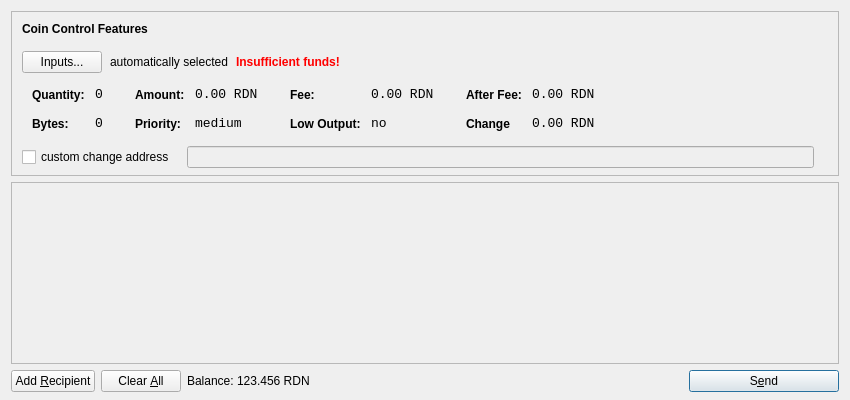
<?xml version="1.0" encoding="UTF-8"?>
<ui version="4.0">
 <class>SendCoinsDialog</class>
 <widget class="QDialog" name="SendCoinsDialog">
  <property name="geometry">
   <rect>
    <x>0</x>
    <y>0</y>
    <width>850</width>
    <height>400</height>
   </rect>
  </property>
  <property name="windowTitle">
   <string>Send Coins</string>
  </property>
  <layout class="QVBoxLayout" name="verticalLayout" stretch="0,1,0">
   <property name="bottomMargin">
    <number>8</number>
   </property>
   <item>
    <widget class="QFrame" name="frameCoinControl">
     <property name="sizePolicy">
      <sizepolicy hsizetype="Expanding" vsizetype="Expanding">
       <horstretch>0</horstretch>
       <verstretch>0</verstretch>
      </sizepolicy>
     </property>
     <property name="maximumSize">
      <size>
       <width>16777215</width>
       <height>16777215</height>
      </size>
     </property>
     <property name="frameShape">
      <enum>QFrame::StyledPanel</enum>
     </property>
     <property name="frameShadow">
      <enum>QFrame::Sunken</enum>
     </property>
     <layout class="QVBoxLayout" name="verticalLayoutCoinControl2">
      <property name="spacing">
       <number>-1</number>
      </property>
      <property name="leftMargin">
       <number>0</number>
      </property>
      <property name="topMargin">
       <number>0</number>
      </property>
      <property name="rightMargin">
       <number>0</number>
      </property>
      <property name="bottomMargin">
       <number>6</number>
      </property>
      <item>
       <layout class="QVBoxLayout" name="verticalLayoutCoinControl" stretch="0,0,0,0,1">
        <property name="spacing">
         <number>0</number>
        </property>
        <property name="leftMargin">
         <number>10</number>
        </property>
        <property name="topMargin">
         <number>10</number>
        </property>
        <item>
         <layout class="QHBoxLayout" name="horizontalLayoutCoinControl1">
          <property name="bottomMargin">
           <number>15</number>
          </property>
          <item>
           <widget class="QLabel" name="labelCoinControlFeatures">
            <property name="sizePolicy">
             <sizepolicy hsizetype="Preferred" vsizetype="Maximum">
              <horstretch>0</horstretch>
              <verstretch>0</verstretch>
             </sizepolicy>
            </property>
            <property name="font">
             <font>
              <weight>75</weight>
              <bold>true</bold>
             </font>
            </property>
            <property name="styleSheet">
             <string notr="true">font-weight:bold;</string>
            </property>
            <property name="text">
             <string>Coin Control Features</string>
            </property>
           </widget>
          </item>
         </layout>
        </item>
        <item>
         <layout class="QHBoxLayout" name="horizontalLayoutCoinControl2" stretch="0,0,0,0">
          <property name="spacing">
           <number>8</number>
          </property>
          <property name="bottomMargin">
           <number>10</number>
          </property>
          <item>
           <widget class="QPushButton" name="pushButtonCoinControl">
            <property name="styleSheet">
             <string notr="true"/>
            </property>
            <property name="text">
             <string>Inputs...</string>
            </property>
           </widget>
          </item>
          <item>
           <widget class="QLabel" name="labelCoinControlAutomaticallySelected">
            <property name="text">
             <string>automatically selected</string>
            </property>
            <property name="margin">
             <number>5</number>
            </property>
           </widget>
          </item>
          <item>
           <widget class="QLabel" name="labelCoinControlInsuffFunds">
            <property name="font">
             <font>
              <weight>75</weight>
              <bold>true</bold>
             </font>
            </property>
            <property name="styleSheet">
             <string notr="true">color:red;font-weight:bold;</string>
            </property>
            <property name="text">
             <string>Insufficient funds!</string>
            </property>
            <property name="margin">
             <number>5</number>
            </property>
           </widget>
          </item>
          <item>
           <spacer name="horizontalSpacerCoinControl">
            <property name="orientation">
             <enum>Qt::Horizontal</enum>
            </property>
            <property name="sizeHint" stdset="0">
             <size>
              <width>40</width>
              <height>1</height>
             </size>
            </property>
           </spacer>
          </item>
         </layout>
        </item>
        <item>
         <widget class="QWidget" name="widgetCoinControl" native="true">
          <property name="sizePolicy">
           <sizepolicy hsizetype="Preferred" vsizetype="Preferred">
            <horstretch>0</horstretch>
            <verstretch>0</verstretch>
           </sizepolicy>
          </property>
          <property name="minimumSize">
           <size>
            <width>0</width>
            <height>0</height>
           </size>
          </property>
          <property name="styleSheet">
           <string notr="true"/>
          </property>
          <layout class="QHBoxLayout" name="horizontalLayoutCoinControl5">
           <property name="margin">
            <number>0</number>
           </property>
           <item>
            <layout class="QHBoxLayout" name="horizontalLayoutCoinControl3" stretch="0,0,0,1">
             <property name="spacing">
              <number>20</number>
             </property>
             <property name="topMargin">
              <number>0</number>
             </property>
             <property name="bottomMargin">
              <number>10</number>
             </property>
             <item>
              <layout class="QFormLayout" name="formLayoutCoinControl1">
               <property name="horizontalSpacing">
                <number>10</number>
               </property>
               <property name="verticalSpacing">
                <number>14</number>
               </property>
               <property name="leftMargin">
                <number>10</number>
               </property>
               <property name="topMargin">
                <number>4</number>
               </property>
               <property name="rightMargin">
                <number>6</number>
               </property>
               <item row="0" column="0">
                <widget class="QLabel" name="labelCoinControlQuantityText">
                 <property name="styleSheet">
                  <string notr="true">font-weight:bold;</string>
                 </property>
                 <property name="text">
                  <string>Quantity:</string>
                 </property>
                 <property name="margin">
                  <number>0</number>
                 </property>
                </widget>
               </item>
               <item row="0" column="1">
                <widget class="QLabel" name="labelCoinControlQuantity">
                 <property name="font">
                  <font>
                   <family>Monospace</family>
                   <pointsize>10</pointsize>
                  </font>
                 </property>
                 <property name="cursor">
                  <cursorShape>IBeamCursor</cursorShape>
                 </property>
                 <property name="contextMenuPolicy">
                  <enum>Qt::ActionsContextMenu</enum>
                 </property>
                 <property name="text">
                  <string>0</string>
                 </property>
                 <property name="margin">
                  <number>0</number>
                 </property>
                 <property name="textInteractionFlags">
                  <set>Qt::LinksAccessibleByMouse|Qt::TextSelectableByKeyboard|Qt::TextSelectableByMouse</set>
                 </property>
                </widget>
               </item>
               <item row="1" column="0">
                <widget class="QLabel" name="labelCoinControlBytesText">
                 <property name="styleSheet">
                  <string notr="true">font-weight:bold;</string>
                 </property>
                 <property name="text">
                  <string>Bytes:</string>
                 </property>
                </widget>
               </item>
               <item row="1" column="1">
                <widget class="QLabel" name="labelCoinControlBytes">
                 <property name="font">
                  <font>
                   <family>Monospace</family>
                   <pointsize>10</pointsize>
                  </font>
                 </property>
                 <property name="cursor">
                  <cursorShape>IBeamCursor</cursorShape>
                 </property>
                 <property name="contextMenuPolicy">
                  <enum>Qt::ActionsContextMenu</enum>
                 </property>
                 <property name="text">
                  <string>0</string>
                 </property>
                 <property name="textInteractionFlags">
                  <set>Qt::LinksAccessibleByMouse|Qt::TextSelectableByKeyboard|Qt::TextSelectableByMouse</set>
                 </property>
                </widget>
               </item>
              </layout>
             </item>
             <item>
              <layout class="QFormLayout" name="formLayoutCoinControl2">
               <property name="horizontalSpacing">
                <number>10</number>
               </property>
               <property name="verticalSpacing">
                <number>14</number>
               </property>
               <property name="leftMargin">
                <number>6</number>
               </property>
               <property name="topMargin">
                <number>4</number>
               </property>
               <property name="rightMargin">
                <number>6</number>
               </property>
               <item row="0" column="0">
                <widget class="QLabel" name="labelCoinControlAmountText">
                 <property name="styleSheet">
                  <string notr="true">font-weight:bold;</string>
                 </property>
                 <property name="text">
                  <string>Amount:</string>
                 </property>
                 <property name="margin">
                  <number>0</number>
                 </property>
                </widget>
               </item>
               <item row="0" column="1">
                <widget class="QLabel" name="labelCoinControlAmount">
                 <property name="font">
                  <font>
                   <family>Monospace</family>
                   <pointsize>10</pointsize>
                  </font>
                 </property>
                 <property name="cursor">
                  <cursorShape>IBeamCursor</cursorShape>
                 </property>
                 <property name="contextMenuPolicy">
                  <enum>Qt::ActionsContextMenu</enum>
                 </property>
                 <property name="text">
                  <string>0.00 RDN</string>
                 </property>
                 <property name="textInteractionFlags">
                  <set>Qt::LinksAccessibleByMouse|Qt::TextSelectableByKeyboard|Qt::TextSelectableByMouse</set>
                 </property>
                </widget>
               </item>
               <item row="1" column="0">
                <widget class="QLabel" name="labelCoinControlPriorityText">
                 <property name="styleSheet">
                  <string notr="true">font-weight:bold;</string>
                 </property>
                 <property name="text">
                  <string>Priority:</string>
                 </property>
                </widget>
               </item>
               <item row="1" column="1">
                <widget class="QLabel" name="labelCoinControlPriority">
                 <property name="font">
                  <font>
                   <family>Monospace</family>
                   <pointsize>10</pointsize>
                  </font>
                 </property>
                 <property name="cursor">
                  <cursorShape>IBeamCursor</cursorShape>
                 </property>
                 <property name="contextMenuPolicy">
                  <enum>Qt::ActionsContextMenu</enum>
                 </property>
                 <property name="text">
                  <string>medium</string>
                 </property>
                 <property name="textInteractionFlags">
                  <set>Qt::LinksAccessibleByMouse|Qt::TextSelectableByKeyboard|Qt::TextSelectableByMouse</set>
                 </property>
                </widget>
               </item>
              </layout>
             </item>
             <item>
              <layout class="QFormLayout" name="formLayoutCoinControl3">
               <property name="horizontalSpacing">
                <number>10</number>
               </property>
               <property name="verticalSpacing">
                <number>14</number>
               </property>
               <property name="leftMargin">
                <number>6</number>
               </property>
               <property name="topMargin">
                <number>4</number>
               </property>
               <property name="rightMargin">
                <number>6</number>
               </property>
               <item row="0" column="0">
                <widget class="QLabel" name="labelCoinControlFeeText">
                 <property name="styleSheet">
                  <string notr="true">font-weight:bold;</string>
                 </property>
                 <property name="text">
                  <string>Fee:</string>
                 </property>
                 <property name="margin">
                  <number>0</number>
                 </property>
                </widget>
               </item>
               <item row="0" column="1">
                <widget class="QLabel" name="labelCoinControlFee">
                 <property name="font">
                  <font>
                   <family>Monospace</family>
                   <pointsize>10</pointsize>
                  </font>
                 </property>
                 <property name="cursor">
                  <cursorShape>IBeamCursor</cursorShape>
                 </property>
                 <property name="contextMenuPolicy">
                  <enum>Qt::ActionsContextMenu</enum>
                 </property>
                 <property name="text">
                  <string>0.00 RDN</string>
                 </property>
                 <property name="textInteractionFlags">
                  <set>Qt::LinksAccessibleByMouse|Qt::TextSelectableByKeyboard|Qt::TextSelectableByMouse</set>
                 </property>
                </widget>
               </item>
               <item row="1" column="0">
                <widget class="QLabel" name="labelCoinControlLowOutputText">
                 <property name="styleSheet">
                  <string notr="true">font-weight:bold;</string>
                 </property>
                 <property name="text">
                  <string>Low Output:</string>
                 </property>
                </widget>
               </item>
               <item row="1" column="1">
                <widget class="QLabel" name="labelCoinControlLowOutput">
                 <property name="font">
                  <font>
                   <family>Monospace</family>
                   <pointsize>10</pointsize>
                  </font>
                 </property>
                 <property name="cursor">
                  <cursorShape>IBeamCursor</cursorShape>
                 </property>
                 <property name="contextMenuPolicy">
                  <enum>Qt::ActionsContextMenu</enum>
                 </property>
                 <property name="text">
                  <string>no</string>
                 </property>
                 <property name="textInteractionFlags">
                  <set>Qt::LinksAccessibleByMouse|Qt::TextSelectableByKeyboard|Qt::TextSelectableByMouse</set>
                 </property>
                </widget>
               </item>
              </layout>
             </item>
             <item>
              <layout class="QFormLayout" name="formLayoutCoinControl4">
               <property name="horizontalSpacing">
                <number>10</number>
               </property>
               <property name="verticalSpacing">
                <number>14</number>
               </property>
               <property name="leftMargin">
                <number>6</number>
               </property>
               <property name="topMargin">
                <number>4</number>
               </property>
               <property name="rightMargin">
                <number>6</number>
               </property>
               <item row="0" column="0">
                <widget class="QLabel" name="labelCoinControlAfterFeeText">
                 <property name="styleSheet">
                  <string notr="true">font-weight:bold;</string>
                 </property>
                 <property name="text">
                  <string>After Fee:</string>
                 </property>
                 <property name="margin">
                  <number>0</number>
                 </property>
                </widget>
               </item>
               <item row="0" column="1">
                <widget class="QLabel" name="labelCoinControlAfterFee">
                 <property name="font">
                  <font>
                   <family>Monospace</family>
                   <pointsize>10</pointsize>
                  </font>
                 </property>
                 <property name="cursor">
                  <cursorShape>IBeamCursor</cursorShape>
                 </property>
                 <property name="contextMenuPolicy">
                  <enum>Qt::ActionsContextMenu</enum>
                 </property>
                 <property name="text">
                  <string>0.00 RDN</string>
                 </property>
                 <property name="textInteractionFlags">
                  <set>Qt::LinksAccessibleByMouse|Qt::TextSelectableByKeyboard|Qt::TextSelectableByMouse</set>
                 </property>
                </widget>
               </item>
               <item row="1" column="0">
                <widget class="QLabel" name="labelCoinControlChangeText">
                 <property name="styleSheet">
                  <string notr="true">font-weight:bold;</string>
                 </property>
                 <property name="text">
                  <string>Change</string>
                 </property>
                </widget>
               </item>
               <item row="1" column="1">
                <widget class="QLabel" name="labelCoinControlChange">
                 <property name="font">
                  <font>
                   <family>Monospace</family>
                   <pointsize>10</pointsize>
                  </font>
                 </property>
                 <property name="cursor">
                  <cursorShape>IBeamCursor</cursorShape>
                 </property>
                 <property name="contextMenuPolicy">
                  <enum>Qt::ActionsContextMenu</enum>
                 </property>
                 <property name="text">
                  <string>0.00 RDN</string>
                 </property>
                 <property name="textInteractionFlags">
                  <set>Qt::LinksAccessibleByMouse|Qt::TextSelectableByKeyboard|Qt::TextSelectableByMouse</set>
                 </property>
                </widget>
               </item>
              </layout>
             </item>
            </layout>
           </item>
          </layout>
         </widget>
        </item>
        <item>
         <layout class="QHBoxLayout" name="horizontalLayoutCoinControl4" stretch="0,0,0">
          <property name="spacing">
           <number>12</number>
          </property>
          <property name="sizeConstraint">
           <enum>QLayout::SetDefaultConstraint</enum>
          </property>
          <property name="topMargin">
           <number>5</number>
          </property>
          <property name="rightMargin">
           <number>5</number>
          </property>
          <item>
           <widget class="QCheckBox" name="checkBoxCoinControlChange">
            <property name="text">
             <string>custom change address</string>
            </property>
           </widget>
          </item>
          <item>
           <widget class="QLineEdit" name="lineEditCoinControlChange">
            <property name="enabled">
             <bool>false</bool>
            </property>
            <property name="sizePolicy">
             <sizepolicy hsizetype="Expanding" vsizetype="Fixed">
              <horstretch>0</horstretch>
              <verstretch>0</verstretch>
             </sizepolicy>
            </property>
           </widget>
          </item>
          <item>
           <widget class="QLabel" name="labelCoinControlChangeLabel">
            <property name="sizePolicy">
             <sizepolicy hsizetype="Preferred" vsizetype="Expanding">
              <horstretch>0</horstretch>
              <verstretch>0</verstretch>
             </sizepolicy>
            </property>
            <property name="minimumSize">
             <size>
              <width>0</width>
              <height>0</height>
             </size>
            </property>
            <property name="text">
             <string/>
            </property>
            <property name="margin">
             <number>3</number>
            </property>
           </widget>
          </item>
         </layout>
        </item>
        <item>
         <spacer name="verticalSpacerCoinControl">
          <property name="orientation">
           <enum>Qt::Vertical</enum>
          </property>
          <property name="sizeHint" stdset="0">
           <size>
            <width>800</width>
            <height>1</height>
           </size>
          </property>
         </spacer>
        </item>
       </layout>
      </item>
     </layout>
    </widget>
   </item>
   <item>
    <widget class="QScrollArea" name="scrollArea">
     <property name="widgetResizable">
      <bool>true</bool>
     </property>
     <widget class="QWidget" name="scrollAreaWidgetContents">
      <property name="geometry">
       <rect>
        <x>0</x>
        <y>0</y>
        <width>830</width>
        <height>165</height>
       </rect>
      </property>
      <layout class="QVBoxLayout" name="verticalLayout_2">
       <property name="margin">
        <number>0</number>
       </property>
       <item>
        <layout class="QVBoxLayout" name="entries">
         <property name="spacing">
          <number>6</number>
         </property>
        </layout>
       </item>
       <item>
        <spacer name="verticalSpacer">
         <property name="orientation">
          <enum>Qt::Vertical</enum>
         </property>
         <property name="sizeHint" stdset="0">
          <size>
           <width>20</width>
           <height>40</height>
          </size>
         </property>
        </spacer>
       </item>
      </layout>
     </widget>
    </widget>
   </item>
   <item>
    <layout class="QHBoxLayout" name="horizontalLayout">
     <item>
      <widget class="QPushButton" name="addButton">
       <property name="toolTip">
        <string>Send to multiple recipients at once</string>
       </property>
       <property name="text">
        <string>Add &amp;Recipient</string>
       </property>
       <property name="icon">
        <iconset resource="../bitcoin.qrc">
         <normaloff>:/icons/add</normaloff>:/icons/add</iconset>
       </property>
       <property name="autoDefault">
        <bool>false</bool>
       </property>
      </widget>
     </item>
     <item>
      <widget class="QPushButton" name="clearButton">
       <property name="sizePolicy">
        <sizepolicy hsizetype="Minimum" vsizetype="Fixed">
         <horstretch>0</horstretch>
         <verstretch>0</verstretch>
        </sizepolicy>
       </property>
       <property name="toolTip">
        <string>Remove all transaction fields</string>
       </property>
       <property name="text">
        <string>Clear &amp;All</string>
       </property>
       <property name="icon">
        <iconset resource="../bitcoin.qrc">
         <normaloff>:/icons/remove</normaloff>:/icons/remove</iconset>
       </property>
       <property name="autoRepeatDelay">
        <number>300</number>
       </property>
       <property name="autoDefault">
        <bool>false</bool>
       </property>
      </widget>
     </item>
     <item>
      <layout class="QHBoxLayout" name="horizontalLayout_2">
       <property name="spacing">
        <number>3</number>
       </property>
       <item>
        <widget class="QLabel" name="label">
         <property name="sizePolicy">
          <sizepolicy hsizetype="Preferred" vsizetype="Fixed">
           <horstretch>0</horstretch>
           <verstretch>0</verstretch>
          </sizepolicy>
         </property>
         <property name="text">
          <string>Balance:</string>
         </property>
        </widget>
       </item>
       <item>
        <widget class="QLabel" name="labelBalance">
         <property name="sizePolicy">
          <sizepolicy hsizetype="Preferred" vsizetype="Fixed">
           <horstretch>0</horstretch>
           <verstretch>0</verstretch>
          </sizepolicy>
         </property>
         <property name="cursor">
          <cursorShape>IBeamCursor</cursorShape>
         </property>
         <property name="text">
          <string>123.456 RDN</string>
         </property>
         <property name="textInteractionFlags">
          <set>Qt::LinksAccessibleByMouse|Qt::TextSelectableByKeyboard|Qt::TextSelectableByMouse</set>
         </property>
        </widget>
       </item>
      </layout>
     </item>
     <item>
      <spacer name="horizontalSpacer">
       <property name="orientation">
        <enum>Qt::Horizontal</enum>
       </property>
       <property name="sizeHint" stdset="0">
        <size>
         <width>40</width>
         <height>20</height>
        </size>
       </property>
      </spacer>
     </item>
     <item>
      <widget class="QPushButton" name="sendButton">
       <property name="minimumSize">
        <size>
         <width>150</width>
         <height>0</height>
        </size>
       </property>
       <property name="toolTip">
        <string>Confirm the send action</string>
       </property>
       <property name="text">
        <string>S&amp;end</string>
       </property>
       <property name="icon">
        <iconset resource="../bitcoin.qrc">
         <normaloff>:/icons/send</normaloff>:/icons/send</iconset>
       </property>
       <property name="default">
        <bool>true</bool>
       </property>
      </widget>
     </item>
    </layout>
   </item>
  </layout>
 </widget>
 <resources>
  <include location="../bitcoin.qrc"/>
 </resources>
 <connections/>
</ui>
